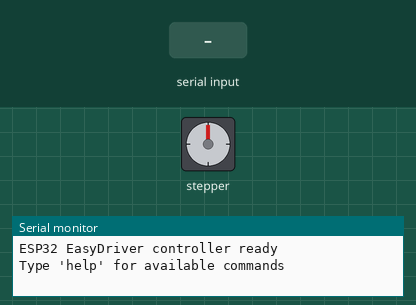
This sketch was run on a simulated ESP32. On the bench: stepper motor, the last lines printed to the serial monitor. Wiring (inferred from the names in the program): stepper motor driver (1600 steps per turn assumed): step GPIO 25; direction GPIO 26. The inputs (shaded band) are chosen by the test bench.

Above: at 1.7 s.
1.8 s: "forward 90\n" received over Serial
At 2.25 s:
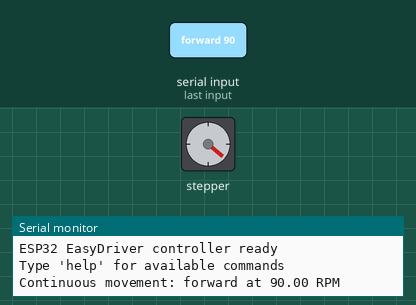
4.8 s: "status\n" received over Serial
7.8 s: "stop\n" received over Serial
9.3 s: "move 90 45\n" received over Serial
At 10.4 s:
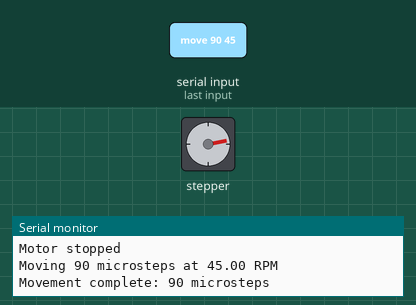
10.8 s: "reverse 90\n" received over Serial
At 11.25 s:
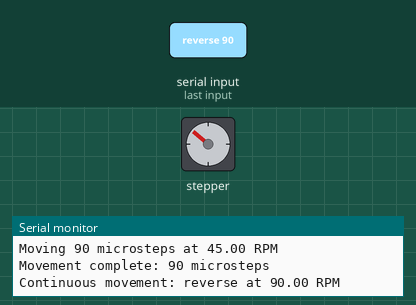
Timing chart, 0 to 14.8 s (numbered marks = the images above; inputs shaded):
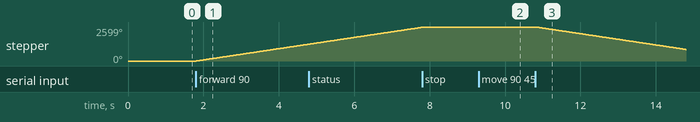

The sketch:

stepper_driver_Systems.ino
```cpp
/*
  ESP32 + EasyDriver serial stepper controller

  Wiring:
    ESP32 GPIO 25 -> EasyDriver STEP
    ESP32 GPIO 26 -> EasyDriver DIR
    ESP32 GND     -> EasyDriver GND

  EasyDriver defaults to 1/8 microstepping:
    200 full steps/revolution × 8 = 1600 pulses/revolution
*/

const uint8_t STEP_PIN = 25;
const uint8_t DIR_PIN  = 26;

const long STEPS_PER_REV = 1600;

bool motorRunning = false;
bool continuousMode = false;

long stepsRemaining = 0;
long completedSteps = 0;

float currentRPM = 30.0;
unsigned long stepIntervalUs = 0;
unsigned long lastStepTimeUs = 0;

String serialCommand;

// ------------------------------------------------------------

void setSpeedRPM(float rpm)
{
  rpm = abs(rpm);

  if (rpm < 0.1) {
    rpm = 0.1;
  }

  currentRPM = rpm;

  // STEP pulses per second = RPM × steps/rev ÷ 60
  float stepsPerSecond = (currentRPM * STEPS_PER_REV) / 60.0;

  stepIntervalUs =
      (unsigned long)(1000000.0 / stepsPerSecond);
}

void setDirection(bool forward)
{
  digitalWrite(DIR_PIN, forward ? HIGH : LOW);
}

void stopMotor()
{
  motorRunning = false;
  continuousMode = false;
  stepsRemaining = 0;

  Serial.println("Motor stopped");
}

void moveSteps(long steps, float rpm)
{
  if (steps == 0) {
    Serial.println("Number of steps cannot be zero");
    return;
  }

  setDirection(steps > 0);
  setSpeedRPM(rpm);

  stepsRemaining = abs(steps);
  completedSteps = 0;
  continuousMode = false;
  motorRunning = true;
  lastStepTimeUs = micros();

  Serial.print("Moving ");
  Serial.print(steps);
  Serial.print(" microsteps at ");
  Serial.print(currentRPM);
  Serial.println(" RPM");
}

void startContinuous(bool forward, float rpm)
{
  setDirection(forward);
  setSpeedRPM(rpm);

  completedSteps = 0;
  continuousMode = true;
  motorRunning = true;
  lastStepTimeUs = micros();

  Serial.print("Continuous movement: ");
  Serial.print(forward ? "forward" : "reverse");
  Serial.print(" at ");
  Serial.print(currentRPM);
  Serial.println(" RPM");
}

// ------------------------------------------------------------

void updateMotor()
{
  if (!motorRunning) {
    return;
  }

  unsigned long now = micros();

  if ((unsigned long)(now - lastStepTimeUs) >= stepIntervalUs) {
    lastStepTimeUs = now;

    digitalWrite(STEP_PIN, HIGH);
    delayMicroseconds(3);
    digitalWrite(STEP_PIN, LOW);

    completedSteps++;

    if (!continuousMode) {
      stepsRemaining--;

      if (stepsRemaining <= 0) {
        motorRunning = false;

        Serial.print("Movement complete: ");
        Serial.print(completedSteps);
        Serial.println(" microsteps");
      }
    }
  }
}

// ------------------------------------------------------------

void printStatus()
{
  Serial.println("--- Motor status ---");

  Serial.print("State: ");
  Serial.println(motorRunning ? "RUNNING" : "STOPPED");

  Serial.print("Mode: ");
  Serial.println(continuousMode ? "CONTINUOUS" : "POSITION");

  Serial.print("Speed: ");
  Serial.print(currentRPM);
  Serial.println(" RPM");

  Serial.print("Steps completed: ");
  Serial.println(completedSteps);

  if (!continuousMode) {
    Serial.print("Steps remaining: ");
    Serial.println(stepsRemaining);
  }
}

void printHelp()
{
  Serial.println();
  Serial.println("Available commands:");
  Serial.println("  move <steps> <rpm>");
  Serial.println("  forward <rpm>");
  Serial.println("  reverse <rpm>");
  Serial.println("  stop");
  Serial.println("  status");
  Serial.println("  help");
  Serial.println();
  Serial.println("Examples:");
  Serial.println("  move 1600 30");
  Serial.println("  move -800 20");
  Serial.println("  forward 40");
  Serial.println("  reverse 15");
  Serial.println("  stop");
  Serial.println();
}

// ------------------------------------------------------------

void processCommand(String command)
{
  command.trim();
  command.toLowerCase();

  if (command.length() == 0) {
    return;
  }

  if (command == "stop") {
    stopMotor();
    return;
  }

  if (command == "status") {
    printStatus();
    return;
  }

  if (command == "help") {
    printHelp();
    return;
  }

  long steps;
  float rpm;

  if (sscanf(command.c_str(), "move %ld %f", &steps, &rpm) == 2) {
    moveSteps(steps, rpm);
    return;
  }

  if (sscanf(command.c_str(), "forward %f", &rpm) == 1) {
    startContinuous(true, rpm);
    return;
  }

  if (sscanf(command.c_str(), "reverse %f", &rpm) == 1) {
    startContinuous(false, rpm);
    return;
  }

  Serial.print("Unknown command: ");
  Serial.println(command);
  Serial.println("Type 'help' for available commands.");
}

// ------------------------------------------------------------

void setup()
{
  pinMode(STEP_PIN, OUTPUT);
  pinMode(DIR_PIN, OUTPUT);

  digitalWrite(STEP_PIN, LOW);
  digitalWrite(DIR_PIN, LOW);

  Serial.begin(115200);
  Serial.setTimeout(20);

  setSpeedRPM(30);

  delay(500);

  Serial.println();
  Serial.println("ESP32 EasyDriver controller ready");
  Serial.println("Type 'help' for available commands");
}

void loop()
{
  updateMotor();

  while (Serial.available()) {
    char incoming = Serial.read();

    if (incoming == '\n' || incoming == '\r') {
      if (serialCommand.length() > 0) {
        processCommand(serialCommand);
        serialCommand = "";
      }
    } else {
      serialCommand += incoming;

      // Prevent unlimited input growth
      if (serialCommand.length() > 100) {
        serialCommand = "";
        Serial.println("Command too long");
      }
    }
  }
}
```

Measured:
- after the input at 1.8 s, stepper: keeps turning clockwise at about 431°/s, starting at once
- after the input at 9.3 s, stepper: turns 20° clockwise, starting at once
- after the input at 10.8 s, stepper: keeps turning counter-clockwise at about 430°/s, starting at once
